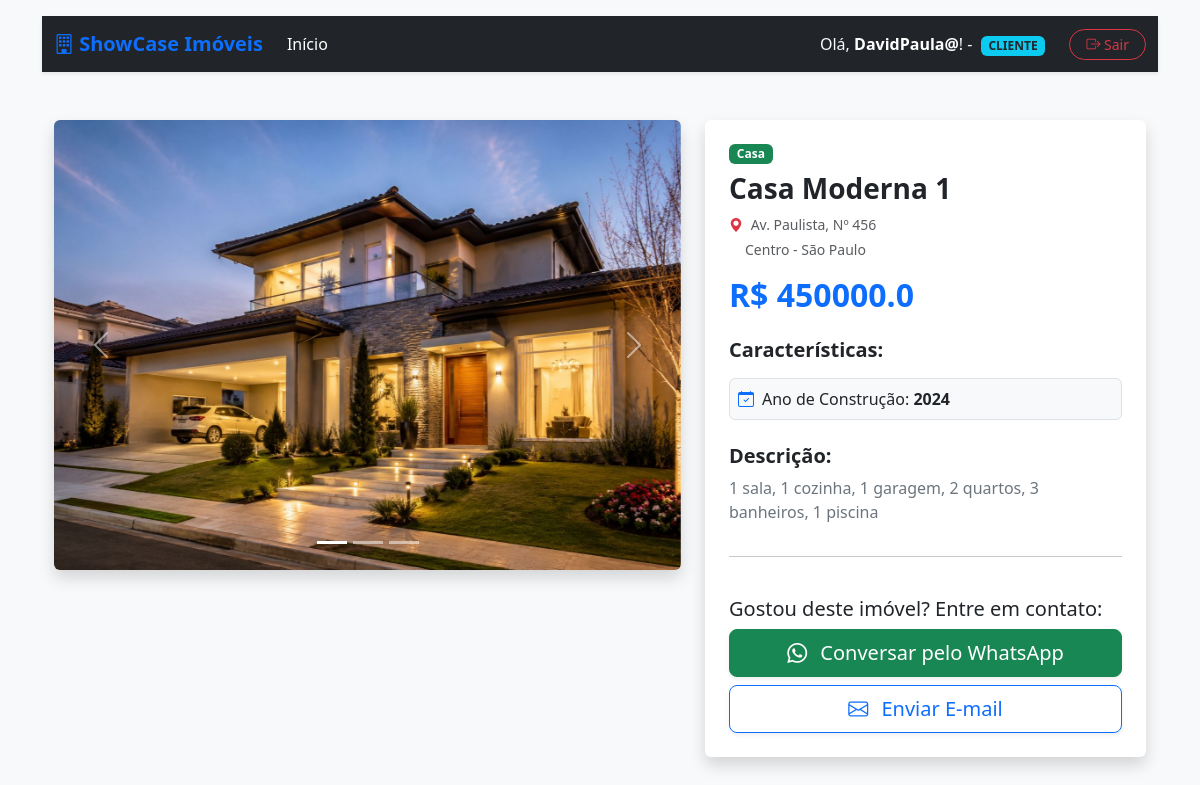
The app's page /vitrine/detalhes_imovel/2/ (signed in) with its own data.
### vitrine/models.py (models this page shows, shortened)
class ImagemImovel(models.Model):
    imovel = models.ForeignKey(Imovel, on_delete=models.CASCADE, related_name="imagens")
    imagem = models.ImageField(upload_to="media/img")

class Imovel(models.Model):
    corretor = models.ForeignKey(User, on_delete=models.CASCADE, verbose_name="Corretor Responsável")
    titulo = models.CharField(max_length=100)
    descricao = models.TextField()
    tipo_Imovel = models.CharField(max_length=50)
    ano_construcao = models.IntegerField()
    preco = models.FloatField()
    logradouro = models.CharField(max_length=100, verbose_name="Rua/Avenida")
    numero = models.CharField(max_length=10, verbose_name="Número")
    bairro = models.CharField(max_length=100, verbose_name="Bairro")
    cidade = models.CharField(max_length=100, verbose_name="Cidade")
    imagem_principal = models.ImageField(upload_to="media/img")

### vitrine/views.py (the view)
# urls.py: path('/detalhes_imovel/<int:id>/', detalhes_imovel, name='detalhes_imovel'),
def detalhes_imovel(request, id):
    imovel = get_object_or_404(Imovel, id=id)
    fotos_adicionais = imovel.imagens.all()
    dados_para_a_tela = {
        'imovel': imovel,
        'fotos': fotos_adicionais
    }
    return render(request, 'detalhes_imovel.html', dados_para_a_tela)

### template/detalhes_imovel.html (shortened to what this page needs)
{%extends 'base.html'%}     >
{% load static %}
{%block content%}
<div class="container my-5">
    <div class="row g-4">
        <div class="col-md-7">
            <div id="carrosselImovel" class="carousel slide shadow rounded overflow-hidden" data-bs-ride="carousel">
                {% if fotos %}
                <div class="carousel-indicators">
                    <button type="button" data-bs-target="#carrosselImovel" data-bs-slide-to="0" class="active"
                            aria-current="true" aria-label="Slide 1"></button>
                    {% for foto in fotos %}
                    <button type="button" data-bs-target="#carrosselImovel" data-bs-slide-to="{{ forloop.counter }}"
                            aria-label="Slide {{ forloop.counter|add:1 }}"></button>
                    {% endfor %}
                </div>
                {% endif %}
                <div class="carousel-inner">
                    <div class="carousel-item active">
                        <img src="{{ imovel.imagem_principal.url }}" class="d-block w-100"
                             style="height: 450px; object-fit: cover;" alt="Imagem Principal">
                    </div>
                </div>
                {% if fotos %}
                <button class="carousel-control-prev" type="button" data-bs-target="#carrosselImovel"
                        data-bs-slide="prev">
                    <span class="carousel-control-prev-icon" aria-hidden="true"></span>
                </button>
                <button class="carousel-control-next" type="button" data-bs-target="#carrosselImovel"
                        data-bs-slide="next">
                    <span class="carousel-control-next-icon" aria-hidden="true"></span>
                </button>
                {% endif %}
            </div>
        </div>
        <div class="col-md-5">
            <div class="card h-100 shadow border-0 p-4">
                <span class="badge bg-success mb-2 align-self-start">{{ imovel.tipo_Imovel }}</span>
                <h1 class="h3 fw-bold text-dark">{{ imovel.titulo }}</h1>
                <p class="text-muted small mb-1">
                    <i class="bi bi-geo-alt-fill me-1 text-danger"></i>
                    {{ imovel.logradouro }}, Nº {{ imovel.numero }}
                </p>
                <p class="text-muted small mb-3 ps-3">
                    {{ imovel.bairro }} - {{ imovel.cidade }}
                </p>
                <h2 class="text-primary fw-bold mb-4">R$ {{ imovel.preco }}</h2>
                <h5 class="fw-bold mb-3">Características:</h5>
                <div class="row g-3 mb-4">
                    <div class="col-12">
                        <div class="p-2 border rounded bg-light">
                            <i class="bi bi-calendar-check me-2 text-primary"></i>Ano de Construção: <strong>{{ imovel.ano_construcao }}</strong>
                        </div>
                    </div>
                </div>
                <h5 class="fw-bold mb-2">Descrição:</h5>
                <p class="text-secondary flex-grow-1">{{ imovel.descricao }}</p>
                <hr>
                <div class="mt-auto">
                    {% if user == imovel.corretor %}
                    <div class="d-grid gap-2">
                        <a href="{% url 'editar_imovel' imovel.id %}" class="btn btn-warning fw-bold text-white mb-1">
                            <i class="bi bi-pencil-square me-2"></i>Editar Imóvel
                        </a>
                        <form action="{% url 'excluir_imovel' imovel.id %}" method="POST"
                              onsubmit="return confirm('Tem certeza absoluta que deseja excluir este imóvel definitivamente?');">
                            {% csrf_token %}
                            <button type="submit" class="btn btn-danger fw-bold w-100">
                                <i class="bi bi-trash3-fill me-2"></i>Excluir Imóvel
                            </button>
                        </form>
                    </div>
                    {% else %}
                    <div class="mt-4">
                        <h5>Gostou deste imóvel? Entre em contato:</h5>
                        <a href="https://api.whatsapp.com/send?phone=55{{ imovel.corretor.perfil_corretor.telefone }}&text=Olá! Gostaria de saber mais informações sobre o imóvel: {{ imovel.titulo }} (Código: {{ imovel.id }})."
                           target="_blank"
                           class="btn btn-success btn-lg w-100 mb-2 shadow-sm">
                            <i class="bi bi-whatsapp me-2"></i> Conversar pelo WhatsApp
                        </a>
                        <a href="mailto:{{ imovel.corretor.email }}?subject=Interesse no Imóvel: {{ imovel.titulo }}"
                           class="btn btn-outline-primary btn-lg w-100 shadow-sm">
                            <i class="bi bi-envelope me-2"></i> Enviar E-mail
                        </a>
                    </div>
                    {% endif %}
                </div>
            </div>
        </div>
    </div>
</div>
{% endblock %}

### template/base.html (shortened to what this page needs)
{% load static %}
<!DOCTYPE html>
<html lang="pt-br">
<head>
    <link href="https://cdn.jsdelivr.net/npm/bootstrap@5.3.8/dist/css/bootstrap.min.css" rel="stylesheet"
>
    <link rel="stylesheet" href="https://cdn.jsdelivr.net/npm/bootstrap-icons@1.11.3/font/bootstrap-icons.min.css">
    <link rel="stylesheet" href="{% static 'css/style.css' %}">
</head>
<body class="bg-light">
<div class="container mt-3">
    {% if user.is_authenticated %}
    <nav class="navbar navbar-expand-lg navbar-dark bg-dark shadow-sm">
        <div class="container">
            <a class="navbar-brand fw-bold text-primary" href="{% url 'pagina_inicial' %}">
                <i class="bi bi-building"></i> ShowCase Imóveis
            </a>
            <div class="collapse navbar-collapse" id="conteudoNavbar">
                <ul class="navbar-nav me-auto mb-2 mb-lg-0">
                    <li class="nav-item">
                        <a class="nav-link active" href="{% url 'pagina_inicial' %}">Início</a>
                    </li>
                </ul>
                <div class="d-flex align-items-center gap-3">
                        <span class="text-light me-2">
                            Olá, <strong class="text-white">{{ user.username }}</strong>! -
                            {% if user.perfil_corretor %}
                                <span class="badge bg-success text-white ms-1 text-uppercase"
                                      style="font-size: 0.75rem;">Corretor</span>
                            {% else %}
                                <span class="badge bg-info text-dark ms-1 text-uppercase"
                                      style="font-size: 0.75rem;">Cliente</span>
                            {% endif %}
                        </span>
                    <a href="{% url 'logout' %}" class="btn btn-outline-danger btn-sm rounded-pill px-3">
                        <i class="bi bi-box-arrow-right"></i> Sair
                    </a>
                </div>
            </div>
        </div>
    </nav>
    {% endif %}
    <main>
        {% block content%}
        {% endblock %}
    </main>
</div>
</body>
</html>

### records on screen
Imovel: imagem_principal (picture), tipo_Imovel "Casa", titulo "Casa Moderna 1", logradouro "Av. Paulista", numero "456", bairro "Centro", cidade "São Paulo", preco "450000.0", ano_construcao "2024", descricao "1 sala, 1 cozinha, 1 garagem, 2 quartos, 3 banheiros, 1 piscina"

### other values on screen
{{ user.username }} "DavidPaula@"
